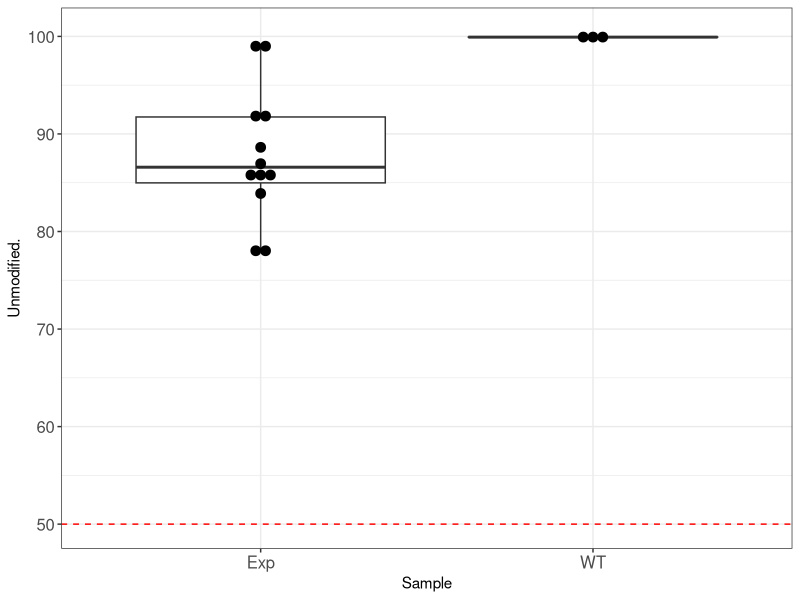
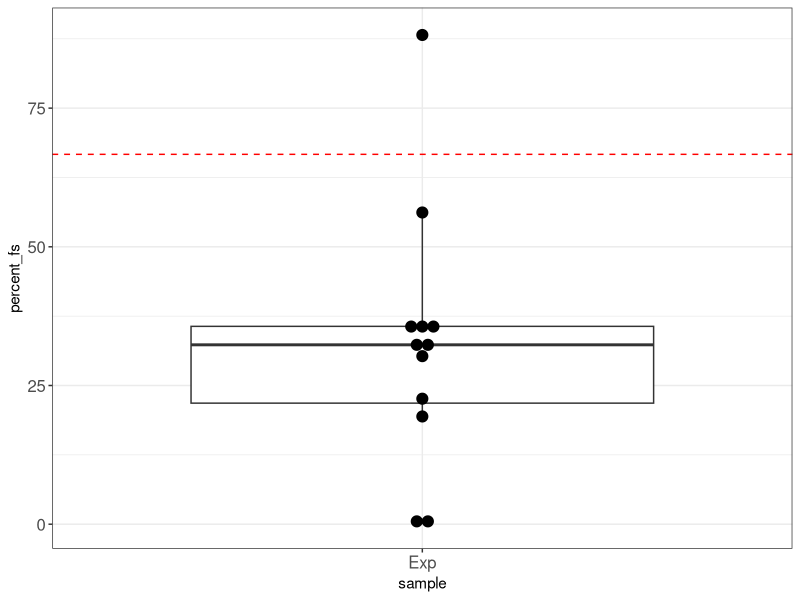

These figures' R source, in order:
library(ggplot2)
library(RColorBrewer)
setwd(dirname(rstudioapi::getActiveDocumentContext()$path))
getwd()

overall <- read.table("indels.csv",sep=",", header=T)

p <- ggplot(overall, aes(x=Sample, y=Unmodified.)) +
  geom_boxplot(fill="white") +
  geom_dotplot(binaxis='y', stackdir='center',binwidth=1)+
  scale_fill_brewer(palette="Dark2") +
  geom_hline(yintercept=50,linetype="dashed", color = "red")+
  theme_bw()+
  theme(axis.text=element_text(size=12))

plot(p)

fs <- read.table("fs.csv",sep=",", header=T)

fss <- subset(fs, type=="frameshift")
fss <- subset(fss, sample!="WT")

p2 <- ggplot(fss, aes(x=sample, y=percent_fs)) +
  geom_boxplot(fill="white", outlier.size = 0.1) +
  geom_dotplot(binaxis='y', stackdir='center',binwidth=1, dotsize = 2)+
  scale_fill_brewer(palette="Dark2") +
  geom_hline(yintercept=(100/3)*2,linetype="dashed", color = "red")+
  theme_bw()+
  theme(axis.text=element_text(size=12))

plot(p2)
